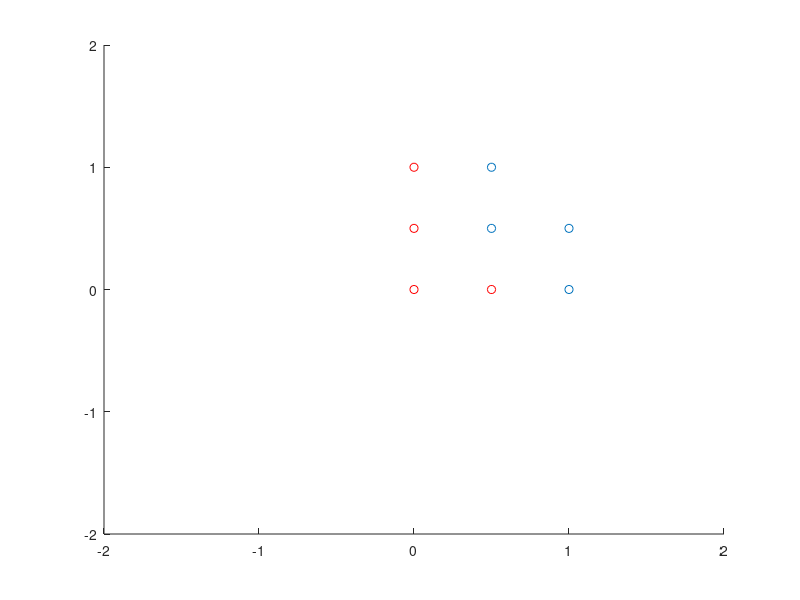

MATLAB code for this plot:
S = [0 0 0 0.5 0.5 0.5 1 1;0 0.5 1 0 0.5 1 0 0.5;1 1 1 1 -1 -1 -1 -1];

figure(1), hold on;
eticheta1 = find(S(3,:)==1);
etichetaMinus1 = find(S(3,:)==-1);
plot(S(1,eticheta1),S(2,eticheta1),'or');
plot(S(1,etichetaMinus1),S(2,etichetaMinus1),'o');
axis([-2 2 -2 2]);
d=size(S,1)-1;
w=rand(1,d);
b=rand();
b
w